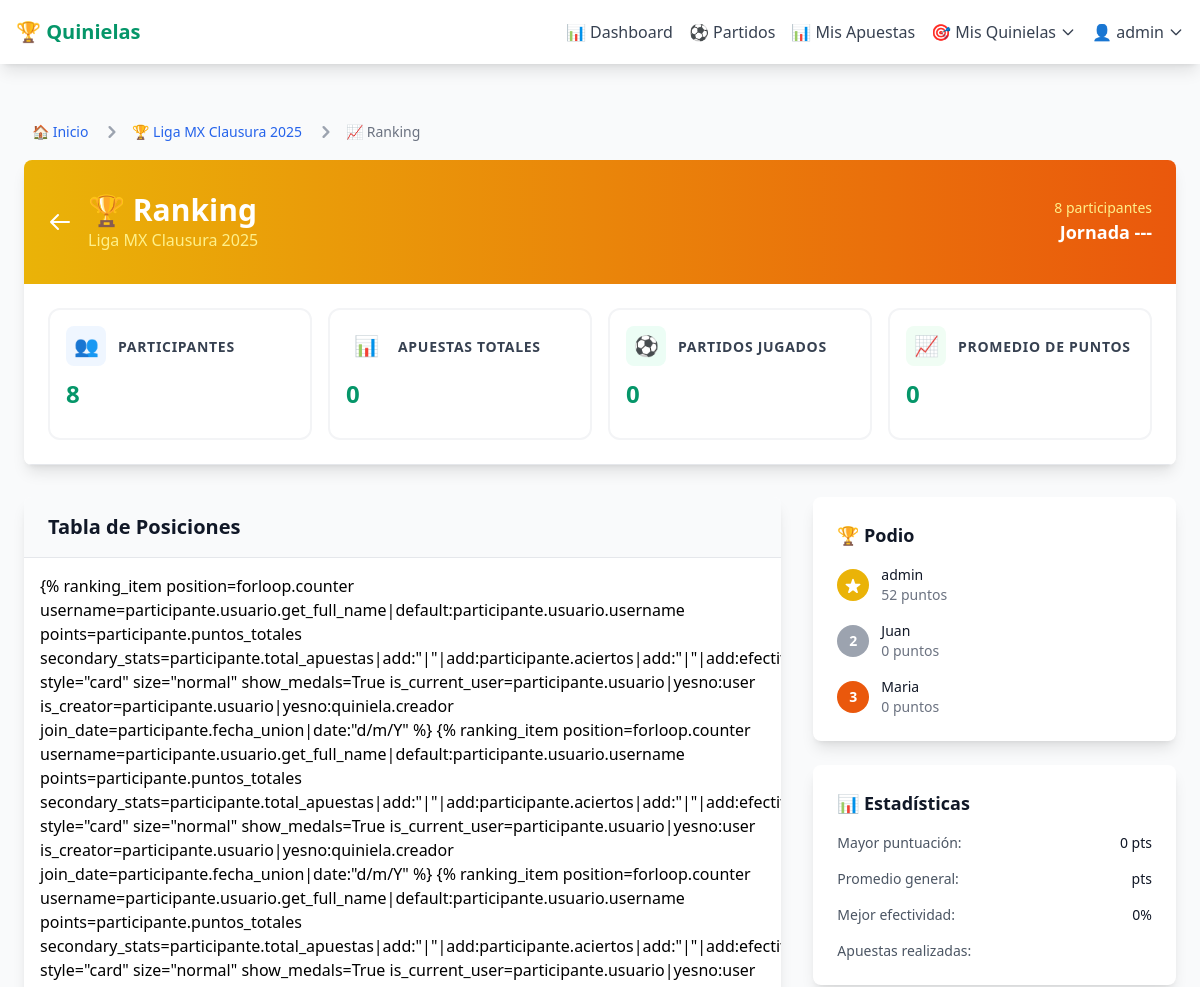
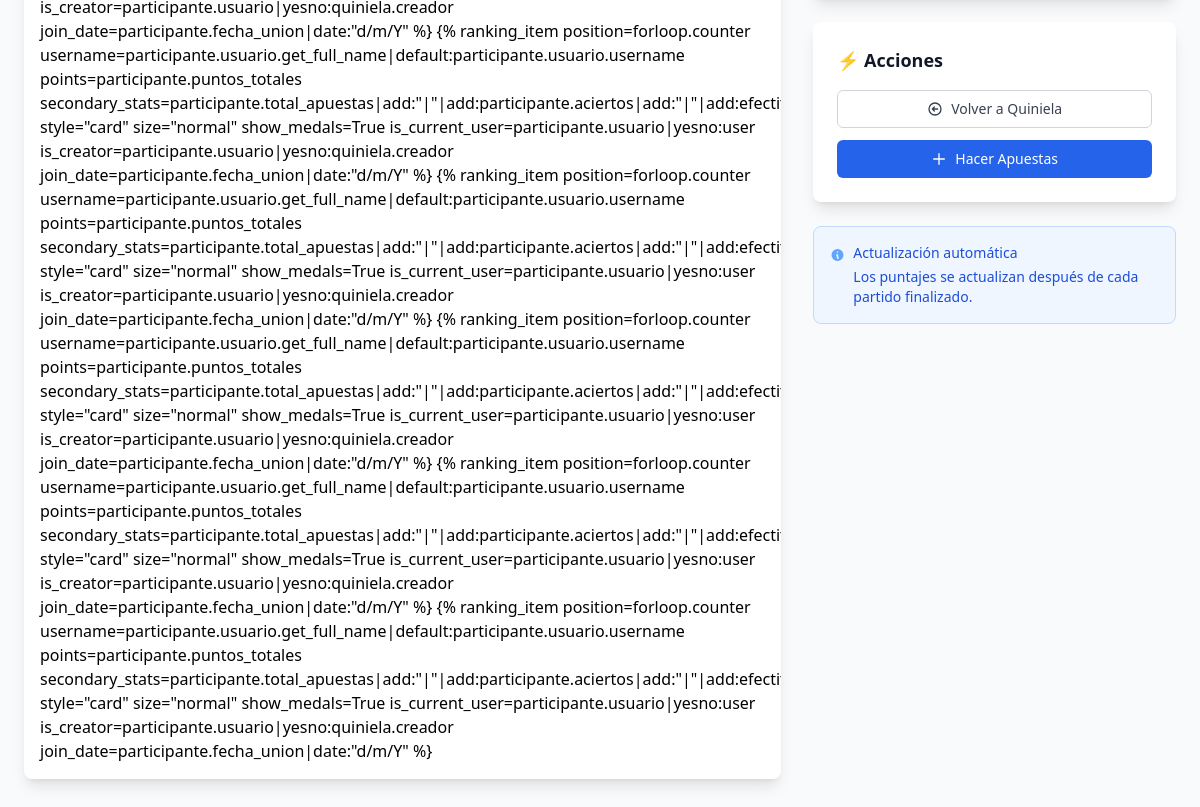
The page /quiniela/1/ranking/ (signed in) on the database its author committed (2 pictures, top to bottom).
### quinielas/models.py (models this page shows, shortened)
class Quiniela(models.Model):
    nombre = models.CharField(max_length=100)
    descripcion = models.TextField(blank=True, null=True)
    codigo_acceso = models.CharField(max_length=10, unique=True, editable=False)
    creador = models.ForeignKey(User, on_delete=models.CASCADE, related_name='quinielas_creadas')
    fecha_limite = models.DateTimeField()
    fecha_creacion = models.DateTimeField(auto_now_add=True)
    activa = models.BooleanField(default=True)
    class Meta:
        verbose_name = "Quiniela"
        verbose_name_plural = "Quinielas"
        ordering = ['-fecha_creacion']
    def get_slug(self):
        return f"{slugify(self.nombre)}-{self.codigo_acceso.lower()}"
    def get_absolute_url(self):
        from django.urls import reverse
        return reverse('quinielas:detalle_slug', kwargs={'slug': self.get_slug()})

class Participante(models.Model):
    ESTADOS_PARTICIPANTE = [
        ('PENDIENTE', 'Pendiente de pago'),
        ('PAGADO', 'Pagado y activo'),
        ('SUSPENDIDO', 'Suspendido temporalmente'),
        ('ELIMINADO', 'Eliminado de la quiniela'),
    ]
    usuario = models.ForeignKey(User, on_delete=models.CASCADE)
    quiniela = models.ForeignKey(Quiniela, on_delete=models.CASCADE, related_name='participantes')
    fecha_union = models.DateTimeField(auto_now_add=True)
    puntos_totales = models.IntegerField(default=0)
    estado = models.CharField(
        max_length=20,
        choices=ESTADOS_PARTICIPANTE,
        default='PENDIENTE',
        help_text="Estado actual del participante"
    )
    fecha_pago = models.DateTimeField(
        null=True,
        blank=True,
        help_text="Fecha en que se registró el pago"
    )
    monto_pagado = models.DecimalField(
        max_digits=10,
        decimal_places=2,
        null=True,
        blank=True,
        help_text="Monto pagado por el participante"
    )
    metodo_pago = models.CharField(
        max_length=50,
        blank=True,
        help_text="Método de pago utilizado (efectivo, transferencia, etc.)"
    )
    notas_admin = models.TextField(
        blank=True,
        help_text="Notas privadas del administrador sobre este participante"
    )
    fecha_actualizacion = models.DateTimeField(auto_now=True)
    actualizado_por = models.ForeignKey(
        User,
        on_delete=models.SET_NULL,
        null=True,
        blank=True,
        related_name='participantes_gestionados',
        help_text="Usuario que realizó la última actualización"
    )
    class Meta:
        unique_together = ('usuario', 'quiniela')
        verbose_name = "Participante"
        verbose_name_plural = "Participantes"
        ordering = ['-puntos_totales', 'fecha_union']
    @property
    def total_apuestas(self):
        return self.apuestas.count()

### quinielas/views.py (the view)
# urls.py: path('quiniela/<int:pk>/ranking/', views.ranking_quiniela, name='ranking'),
@login_required
def ranking_quiniela(request, pk):
    quiniela = get_object_or_404(Quiniela, pk=pk)
    if not (quiniela.creador == request.user or
            quiniela.participantes.filter(usuario=request.user).exists()):
        messages.error(request, "No tienes acceso a esta quiniela.")
        return redirect('quinielas:home')
    participantes = quiniela.participantes.all()
    context = {
        'quiniela': quiniela,
        'participantes': participantes,
    }
    return render(request, 'quinielas/ranking.html', context)

### templates/quinielas/ranking.html (shortened to what this page needs)
{% extends 'base.html' %}
{% load stats_components %}
{% load navigation_tags %}
{% block content %}
<div class="min-h-screen bg-gray-50">
    <div class="max-w-6xl mx-auto py-8">
        {% breadcrumbs %}
        <div class="bg-white rounded-lg shadow-lg overflow-hidden mb-8">
            <div class="bg-gradient-to-r from-yellow-500 to-orange-600 px-6 py-8 text-white">
                <div class="flex items-center justify-between">
                    <div class="flex items-center space-x-4">
                        <a href="{{ quiniela|friendly_url }}" class="text-white hover:text-yellow-200">
                            <svg class="w-6 h-6" fill="none" stroke="currentColor" viewBox="0 0 24 24">
                                <path stroke-linecap="round" stroke-linejoin="round" stroke-width="2" d="M10 19l-7-7m0 0l7-7m-7 7h18"></path>
                            </svg>
                        </a>
                        <div>
                            <h1 class="text-3xl font-bold">🏆 Ranking</h1>
                            <p class="text-yellow-200">{{ quiniela.nombre }}</p>
                        </div>
                    </div>
                    <div class="text-right">
                        <div class="text-sm text-yellow-200">{{ participantes.count }} participante{{ participantes.count|pluralize }}</div>
                        <div class="text-lg font-semibold">Jornada {{ jornada_actual.numero|default:"---" }}</div>
                    </div>
                </div>
            </div>
            <div class="p-6 bg-white border-b">
                {% stats_grid columns=4 %}
                    {% stat_card title="Participantes" value=participantes.count icon="👥" size="compact" variant="minimal" icon_color="info" %}
                    {% stat_card title="Apuestas Totales" value=total_apuestas icon="📊" size="compact" variant="minimal" icon_color="neutral" %}
                    {% stat_card title="Partidos Jugados" value=partidos_jugados icon="⚽" size="compact" variant="minimal" icon_color="primary" %}
                    {% stat_card title="Promedio de Puntos" value=promedio_puntos|floatformat:1 icon="📈" size="compact" variant="minimal" icon_color="success" %}
                {% endstats_grid %}
            </div>
        </div>
        <div class="grid grid-cols-1 lg:grid-cols-3 gap-8">
            <div class="lg:col-span-2">
                <div class="bg-white rounded-lg shadow-lg overflow-hidden">
                    <div class="px-6 py-4 bg-gray-50 border-b">
                        <h2 class="text-xl font-semibold text-gray-900">Tabla de Posiciones</h2>
                    </div>
                    <div class="space-y-2 p-4">
                        {% for participante in participantes %}
                            {% widthratio participante.aciertos participante.total_apuestas 100 as efectividad %}
                            {% ranking_item
                                position=forloop.counter
                                username=participante.usuario.get_full_name|default:participante.usuario.username
                                points=participante.puntos_totales
                                secondary_stats=participante.total_apuestas|add:"|"|add:participante.aciertos|add:"|"|add:efectividad|add:"%"
                                style="card"
                                size="normal"
                                show_medals=True
                                is_current_user=participante.usuario|yesno:user
                                is_creator=participante.usuario|yesno:quiniela.creador
                                join_date=participante.fecha_union|date:"d/m/Y"
                            %}
                        {% endfor %}
                    </div>
                </div>
            </div>
            <div class="space-y-6">
                {% if participantes %}
                <div class="bg-white rounded-lg shadow-lg p-6">
                    <h3 class="text-lg font-semibold text-gray-900 mb-4">🏆 Podio</h3>
                    <div class="space-y-4">
                        {% for participante in participantes|slice:":3" %}
                        <div class="flex items-center space-x-3">
                            <div class="flex-shrink-0">
                                {% if forloop.counter == 1 %}
                                    <div class="w-8 h-8 bg-yellow-500 rounded-full flex items-center justify-center">
                                    </div>
                                {% elif forloop.counter == 2 %}
                                    <div class="w-8 h-8 bg-gray-400 rounded-full flex items-center justify-center">
                                        <span class="text-white text-sm font-bold">2</span>
                                    </div>
                                {% elif forloop.counter == 3 %}
                                    <div class="w-8 h-8 bg-orange-600 rounded-full flex items-center justify-center">
                                        <span class="text-white text-sm font-bold">3</span>
                                    </div>
                                {% endif %}
                            </div>
                            <div class="flex-1">
                                <div class="text-sm font-medium text-gray-900">
                                    {{ participante.usuario.get_full_name|default:participante.usuario.username }}
                                </div>
                                <div class="text-sm text-gray-500">{{ participante.puntos_totales }} puntos</div>
                            </div>
                        </div>
                        {% endfor %}
                    </div>
                </div>
                {% endif %}
                <div class="bg-white rounded-lg shadow-lg p-6">
                    <h3 class="text-lg font-semibold text-gray-900 mb-4">📊 Estadísticas</h3>
                    <div class="space-y-4">
                        <div class="flex justify-between">
                            <span class="text-sm text-gray-600">Mayor puntuación:</span>
                            <span class="text-sm font-medium text-gray-900">{{ max_puntos|default:"0" }} pts</span>
                        </div>
                        <div class="flex justify-between">
                            <span class="text-sm text-gray-600">Promedio general:</span>
                            <span class="text-sm font-medium text-gray-900">{{ promedio_puntos|floatformat:1 }} pts</span>
                        </div>
                        <div class="flex justify-between">
                            <span class="text-sm text-gray-600">Mejor efectividad:</span>
                            <span class="text-sm font-medium text-gray-900">{{ mejor_efectividad|default:"0" }}%</span>
                        </div>
                        <div class="flex justify-between">
                            <span class="text-sm text-gray-600">Apuestas realizadas:</span>
                        </div>
                    </div>
                </div>
                <div class="bg-white rounded-lg shadow-lg p-6">
                    <h3 class="text-lg font-semibold text-gray-900 mb-4">⚡ Acciones</h3>
                    <div class="space-y-3">
                        <a href="{% url 'quinielas:detalle' quiniela.pk %}"
                           class="w-full flex items-center justify-center px-4 py-2 border border-gray-300 rounded-md text-sm font-medium text-gray-700 bg-white hover:bg-gray-50">
                            <svg class="w-4 h-4 mr-2" fill="none" stroke="currentColor" viewBox="0 0 24 24">
                                <path stroke-linecap="round" stroke-linejoin="round" stroke-width="2" d="M11 15l-3-3m0 0l3-3m-3 3h8M3 12a9 9 0 1118 0 9 9 0 01-18 0z"></path>
                            </svg>
                            Volver a Quiniela
                        </a>
                        <a href="{% url 'quinielas:partidos' %}"
                           class="w-full flex items-center justify-center px-4 py-2 border border-transparent rounded-md text-sm font-medium text-white bg-blue-600 hover:bg-blue-700">
                            <svg class="w-4 h-4 mr-2" fill="none" stroke="currentColor" viewBox="0 0 24 24">
                                <path stroke-linecap="round" stroke-linejoin="round" stroke-width="2" d="M12 4v16m8-8H4"></path>
                            </svg>
                            Hacer Apuestas
                        </a>
                    </div>
                </div>
                <div class="bg-blue-50 border border-blue-200 rounded-lg p-4">
                    <div class="flex items-start">
                        <svg class="w-5 h-5 text-blue-400 mt-0.5 mr-2" fill="currentColor" viewBox="0 0 20 20">
                            <path fill-rule="evenodd" d="M18 10a8 8 0 11-16 0 8 8 0 0116 0zm-7-4a1 1 0 11-2 0 1 1 0 012 0zM9 9a1 1 0 000 2v3a1 1 0 001 1h1a1 1 0 100-2v-3a1 1 0 00-1-1H9z" clip-rule="evenodd"></path>
                        </svg>
                        <div class="text-sm text-blue-700">
                            <p class="font-medium">Actualización automática</p>
                            <p class="mt-1">Los puntajes se actualizan después de cada partido finalizado.</p>
                        </div>
                    </div>
                </div>
            </div>
        </div>
    </div>
</div>
{% endblock %}

### templates/base.html (shortened to what this page needs)
{% load static %}
<!DOCTYPE html>
<html lang="es">
<head>
    <script src="https://cdn.tailwindcss.com"></script>
</head>
<body class="bg-gray-50 min-h-screen"
      data-user-authenticated="{% if user.is_authenticated %}true{% else %}false{% endif %}"
      data-username="{{ user.username|default:'anonymous' }}">
    <nav class="bg-white shadow-lg sticky top-0 z-50">
        <div class="max-w-7xl mx-auto px-4">
            <div class="flex justify-between h-16">
                <div class="flex items-center">
                    <a href="{% url 'quinielas:home' %}" class="text-xl font-bold text-primary">
                        🏆 Quinielas
                    </a>
                </div>
                <div class="hidden md:flex items-center space-x-4">
                    {% if user.is_authenticated %}
                        <a href="{% url 'quinielas:dashboard' %}" class="text-gray-700 hover:text-primary font-medium transition-colors">
                            📊 Dashboard
                        </a>
                        <a href="{% url 'quinielas:partidos' %}" class="text-gray-700 hover:text-primary transition-colors">
                            ⚽ Partidos
                        </a>
                        <a href="{% url 'quinielas:mis_apuestas' %}" class="text-gray-700 hover:text-primary transition-colors">
                            📊 Mis Apuestas
                        </a>
                        {% load quinielas_extras %}
                        {% get_user_created_quinielas user as created_quinielas %}
                        {% if created_quinielas %}
                        <div class="relative group">
                            <button class="text-gray-700 hover:text-primary flex items-center transition-colors">
                                🎯 Mis Quinielas
                                <svg class="w-4 h-4 ml-1 transition-transform group-hover:rotate-180" fill="none" stroke="currentColor" viewBox="0 0 24 24">
                                    <path stroke-linecap="round" stroke-linejoin="round" stroke-width="2" d="M19 9l-7 7-7-7"></path>
                                </svg>
                            </button>
                        </div>
                        {% endif %}
                        <div class="relative group">
                            <button class="text-gray-700 hover:text-primary flex items-center font-medium transition-colors">
                                👤 {{ user.username }}
                                <svg class="w-4 h-4 ml-1 transition-transform group-hover:rotate-180" fill="none" stroke="currentColor" viewBox="0 0 24 24">
                                    <path stroke-linecap="round" stroke-linejoin="round" stroke-width="2" d="M19 9l-7 7-7-7"></path>
                                </svg>
                            </button>
                        </div>
                    {% endif %}
                </div>
            </div>
        </div>
    </nav>
    <main class="max-w-7xl mx-auto px-4 py-6">
        {% block content %}
        {% endblock %}
    </main>
</body>
</html>

### rows shown on the page
Quiniela: nombre "Liga MX Clausura 2025", count "8"
Participante: usuario.get_full_name "admin", puntos_totales "52"
Participante: shows "2", usuario.get_full_name "Juan", puntos_totales "0"
Participante: shows "3", usuario.get_full_name "Maria", puntos_totales "0"

### other values the page prints
{{ user.username }} "admin"
{{ crumb.title }} "🏠 Inicio" "🏆 Liga MX Clausura 2025"
{{ crumb.title }} "📈 Ranking"
{{ jornada_actual.numero|default:"---" }} "---"
{{ icon }} "👥 📊 ⚽ 📈"
{{ title }} "PARTICIPANTES APUESTAS TOTALES PARTIDOS JUGADOS PROMEDIO DE PUNTOS"
{{ value|default:'0' }} "8 0 0 0"
{{ max_puntos|default:"0" }} "0"
{{ mejor_efectividad|default:"0" }} "0"
